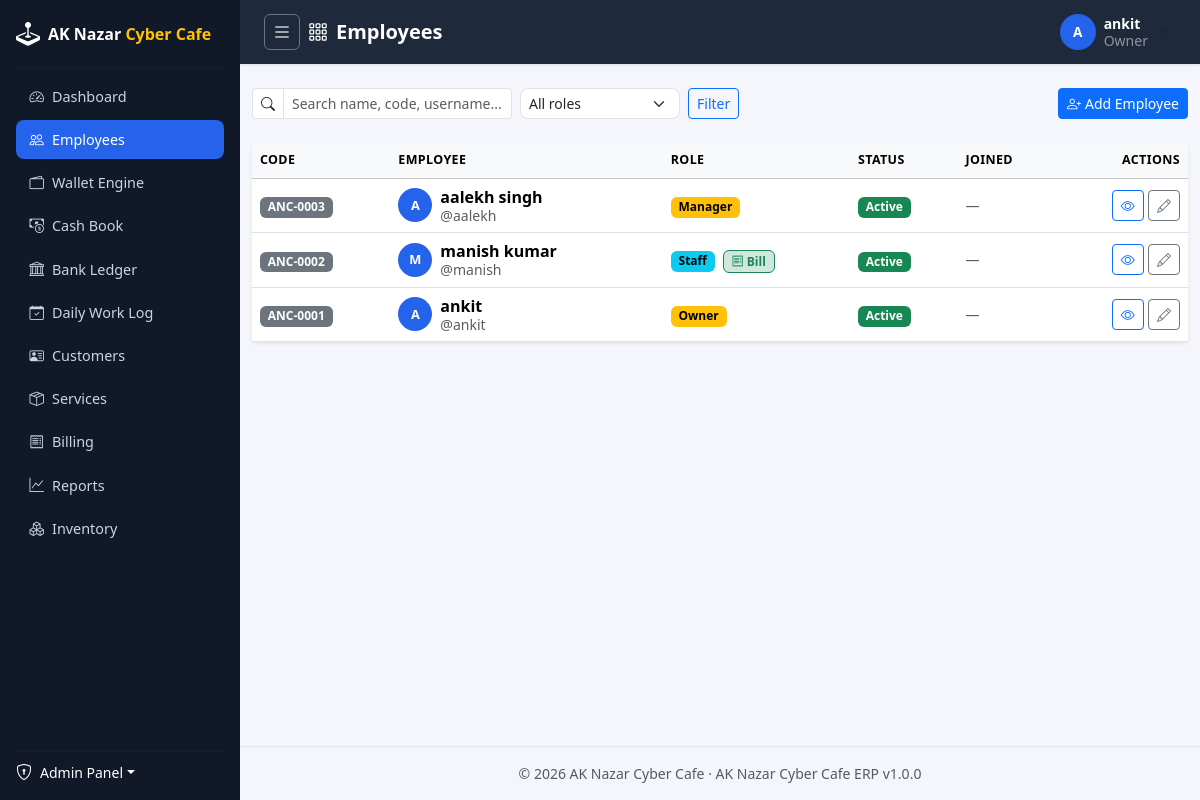
Screenshot of /employees/ (signed in) with the database file from the repository.
### apps/accounts/models/user.py (models this page shows, shortened)
class User(BaseModel, AbstractBaseUser, PermissionsMixin):
    username = models.CharField(max_length=150, unique=True, db_index=True)
    email = models.EmailField(unique=True, null=True, blank=True, db_index=True)
    phone = models.CharField(max_length=15, unique=True, null=True, blank=True)
    first_name = models.CharField(max_length=100, blank=True)
    last_name = models.CharField(max_length=100, blank=True)
    is_staff = models.BooleanField(default=False)
    date_joined = models.DateTimeField(auto_now_add=True)
    objects = UserManager()
    USERNAME_FIELD = "username"
    REQUIRED_FIELDS = []
    class Meta:
        ordering = ["-date_joined"]
        verbose_name = "User"
        verbose_name_plural = "Users"
    def get_full_name(self):
        full_name = " ".join(part for part in (self.first_name, self.last_name) if part).strip()
        return full_name or self.username
    def get_short_name(self):
        return self.first_name or self.username

### apps/employees/models/employee.py (models this page shows, shortened)
class Employee(BaseModel):
    user = models.OneToOneField(
        settings.AUTH_USER_MODEL,
        on_delete=models.CASCADE,
        related_name="employee",
        help_text="Login account this employee profile belongs to.",
    )
    employee_code = models.CharField(max_length=20, unique=True, editable=False, db_index=True)
    full_name = models.CharField(max_length=150)
    role = models.CharField(max_length=30, choices=Role.choices, default=Role.STAFF, db_index=True)
    status = models.CharField(
        max_length=30,
        choices=EmploymentStatus.choices,
        default=EmploymentStatus.ACTIVE,
        db_index=True,
    )
    gender = models.CharField(max_length=10, choices=Gender.choices, blank=True)
    date_of_birth = models.DateField(null=True, blank=True)
    date_of_joining = models.DateField(null=True, blank=True)
    personal_phone = models.CharField(max_length=15, blank=True)
    personal_email = models.EmailField(blank=True)
    emergency_contact_name = models.CharField(max_length=150, blank=True)
    emergency_contact_phone = models.CharField(max_length=15, blank=True)
    address_line = models.CharField(max_length=255, blank=True)
    city = models.CharField(max_length=100, blank=True)
    state = models.CharField(max_length=100, blank=True)
    pincode = models.CharField(max_length=10, blank=True)
    id_proof_type = models.CharField(max_length=20, choices=IdProofType.choices, blank=True)
    id_proof_number = models.CharField(max_length=50, blank=True)
    photo = models.ImageField(upload_to="employees/photos/", blank=True, null=True)
    notes = models.TextField(blank=True)
    hourly_rate = money_field(default=0, blank=True)
    can_create_bills = models.BooleanField(
        default=False,
        db_index=True,
        help_text="Grant counter billing & invoice creation access regardless of base role.",
    )
    class Meta:
        ordering = ["-created_at"]
        verbose_name = "Employee"
        verbose_name_plural = "Employees"
        indexes = [
            models.Index(fields=["role", "status"]),
        ]
    @property
    def is_supervisor(self) -> bool:
        return self.role in (Role.OWNER, Role.MANAGER)

### apps/employees/views/employee.py (the view)
# urls.py: path("", employee_views.EmployeeListView.as_view(), name="list"),
class EmployeeListView(LoginRequiredMixin, PermissionRequiredMixin, ListView):
    permission_required = "employees.view_employee"
    template_name = "employees/employee_list.html"
    context_object_name = "employees"
    paginate_by = 20
    def get_queryset(self):
        queryset = EmployeeSelector.list_active()
        search = self.request.GET.get("q", "").strip()
        role = self.request.GET.get("role", "").strip()
        if search:
            queryset = queryset.filter(
                Q(full_name__icontains=search)
                | Q(employee_code__icontains=search)
                | Q(user__username__icontains=search)
            )
        if role and role in Role.values:
            queryset = queryset.filter(role=role)
        return queryset
    def get_context_data(self, **kwargs):
        context = super().get_context_data(**kwargs)
        context["page_title"] = "Employees"
        context["roles"] = Role.choices
        context["q"] = self.request.GET.get("q", "")
        context["selected_role"] = self.request.GET.get("role", "")
        return context

### apps/common/context_processors.py (called while the page is built)
def erp_context(request):
    return {
        "ERP_APP_NAME": settings.ERP_APP_NAME,
        "ERP_APP_VERSION": settings.ERP_APP_VERSION,
        "ERP_COMPANY_NAME": settings.ERP_COMPANY_NAME,
        "ERP_COMPANY_ADDRESS": settings.ERP_COMPANY_ADDRESS,
    }

### apps/common/managers.py (called while the page is built)
    def get_queryset(self):
        return super().get_queryset().filter(deleted_at__isnull=True)

### apps/employees/selectors/employee_selector.py (called while the page is built)
    @staticmethod
    def list_active():
        return Employee.objects.select_related("user").order_by("-created_at")

### templates/employees/employee_list.html (shortened to what this page needs)
{% extends "base.html" %}
{% block content %}
<div class="d-flex flex-wrap align-items-center justify-content-between gap-2 mb-4">
    <div class="d-flex gap-2 flex-wrap">
        <form method="get" class="d-flex gap-2 flex-wrap">
            <div class="input-group input-group-sm" style="width: 260px;">
                <span class="input-group-text bg-white"><i class="bi bi-search"></i></span>
                <input type="text" name="q" value="{{ q }}" class="form-control" placeholder="Search name, code, username...">
            </div>
            <select name="role" class="form-select form-select-sm" style="width: 160px;">
                <option value="">All roles</option>
            </select>
            <button type="submit" class="btn btn-sm btn-outline-primary">Filter</button>
        </form>
    </div>
    {% if perms.employees.add_employee %}
        <a href="{% url 'employees:create' %}" class="btn btn-primary btn-sm">
            <i class="bi bi-person-plus me-1"></i>Add Employee
        </a>
    {% endif %}
</div>
<div class="card shadow-sm border-0">
    <div class="table-responsive">
        <table class="table table-hover align-middle mb-0">
            <thead class="table-light">
                <tr>
                    <th scope="col">Code</th>
                    <th scope="col">Employee</th>
                    <th scope="col">Role</th>
                    <th scope="col">Status</th>
                    <th scope="col">Joined</th>
                    <th scope="col" class="text-end">Actions</th>
                </tr>
            </thead>
            <tbody>
                {% for employee in employees %}
                    <tr>
                        <td><span class="badge text-bg-secondary">{{ employee.employee_code }}</span></td>
                        <td>
                            <div class="d-flex align-items-center gap-2">
                                <span class="user-avatar-sm">{{ employee.full_name|slice:":1"|upper }}</span>
                                <div class="lh-sm">
                                    <span class="d-block fw-semibold">{{ employee.full_name }}</span>
                                    <span class="d-block small text-muted">@{{ employee.user.username }}</span>
                                </div>
                            </div>
                        </td>
                        <td>
                            <span class="badge text-bg-{% if employee.is_supervisor %}warning{% else %}info{% endif %}">{{ employee.get_role_display }}</span>
                            {% if employee.can_create_bills %}
                                <span class="badge bg-success-subtle text-success border border-success ms-1" title="Billing Access Granted">
                                    <i class="bi bi-receipt"></i> Bill
                                </span>
                            {% endif %}
                        </td>
                        <td>
                            <span class="badge {% if employee.status == 'ACTIVE' %}text-bg-success{% else %}text-bg-secondary{% endif %}">
                                {{ employee.get_status_display }}
                            </span>
                        </td>
                        <td class="text-muted small">{{ employee.date_of_joining|date:"d M Y"|default:"—" }}</td>
                        <td class="text-end">
                            <a href="{% url 'employees:detail' employee.pk %}" class="btn btn-sm btn-outline-primary" title="View">
                                <i class="bi bi-eye"></i>
                            </a>
                            {% if perms.employees.change_employee %}
                                <a href="{% url 'employees:update' employee.pk %}" class="btn btn-sm btn-outline-secondary" title="Edit">
                                    <i class="bi bi-pencil"></i>
                                </a>
                            {% endif %}
                        </td>
                    </tr>
                {% endfor %}
            </tbody>
        </table>
    </div>
</div>
{% endblock %}

### templates/includes/topbar.html (shortened to what this page needs)
<nav class="app-topbar d-flex align-items-center justify-content-between px-3 px-md-4">
    <div class="d-flex align-items-center gap-2">
        <button class="btn btn-sm btn-outline-light d-flex align-items-center justify-content-center p-2 rounded-2 border-secondary" type="button" id="sidebarToggle" title="Toggle Dashboard Sidebar (Expand/Collapse)" style="width: 36px; height: 36px;">
            <i class="bi bi-list fs-5"></i>
        </button>
        <h5 class="mb-0 text-white fw-semibold d-flex align-items-center">
            <i class="bi bi-grid-3x3-gap me-2"></i>{{ page_title|default:"Dashboard" }}
        </h5>
    </div>
    <div class="d-flex align-items-center gap-3">
        <div class="dropdown">
            <button class="btn btn-user dropdown-toggle d-flex align-items-center gap-2" type="button" data-bs-toggle="dropdown">
                <span class="user-avatar d-inline-flex align-items-center justify-content-center">
                    {{ request.user.get_short_name|slice:":1"|upper }}
                </span>
                <span class="d-none d-md-inline text-start lh-sm">
                    <span class="d-block small fw-semibold text-white">{{ request.user.get_full_name }}</span>
                    <span class="d-block small text-white-50">
                        {% if request.user.employee %}{{ request.user.employee.get_role_display }}{% else %}Administrator{% endif %}
                    </span>
                </span>
            </button>
        </div>
    </div>
</nav>

### static/css/site.css (style rules this page uses)
:root { --erp-sidebar-bg: #111827; --erp-sidebar-hover: #1f2937; --erp-sidebar-active: #2563eb; --erp-topbar-bg: #1e293b; --erp-accent: #2563eb; --erp-accent-warm: #f59e0b; --erp-content-bg: #f4f6fb; }
body { background: var(--erp-content-bg); font-family: "Segoe UI", system-ui, -apple-system, Roboto, "Helvetica Neue", sans-serif; }
.app-topbar { background: var(--erp-topbar-bg); min-height: 64px; box-shadow: 0 1px 3px rgba(0, 0, 0, 0.1); }
.btn-user { background: transparent; border: none; padding: 0.25rem 0.5rem; }
.user-avatar, .user-avatar-sm, .user-avatar-lg { display: inline-flex; align-items: center; justify-content: center; background: var(--erp-accent); color: #fff; font-weight: 700; border-radius: 50%; flex-shrink: 0; }
.user-avatar { width: 36px; height: 36px; font-size: 0.85rem; }
.user-avatar-sm { width: 34px; height: 34px; font-size: 0.8rem; }
.form-control, .form-select { border-radius: 0.5rem; }
.table thead th { font-size: 0.78rem; text-transform: uppercase; letter-spacing: 0.03em; }

### rows the page displays
User: user.get_short_name "A", user.get_full_name "ankit", user.employee.role "Owner"
Employee: employee_code "ANC-0003", full_name "A", full_name "aalekh singh", user.username "aalekh", role "Manager", status "Active", date_of_joining "—"
Employee: employee_code "ANC-0002", full_name "M", full_name "manish kumar", user.username "manish", role "Staff", can_create_bills True (drawn), status "Active", date_of_joining "—"
Employee: employee_code "ANC-0001", full_name "A", full_name "ankit", user.username "ankit", role "Owner", status "Active", date_of_joining "—"

### other values shown
{{ page_title|default:"Dashboard" }} "Employees"
{{ ERP_COMPANY_NAME }} "AK Nazar Cyber Cafe"
{{ ERP_APP_NAME }} "AK Nazar Cyber Cafe ERP"
{{ ERP_APP_VERSION }} "1.0.0"
